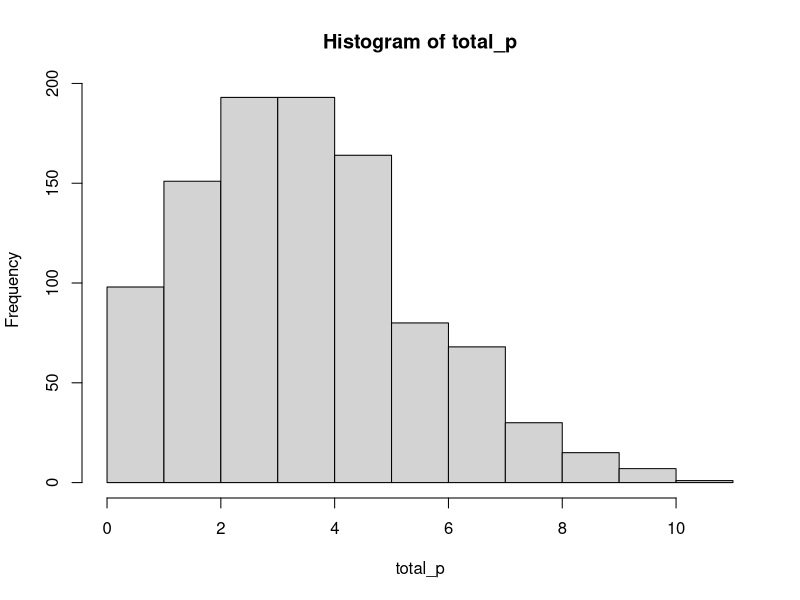
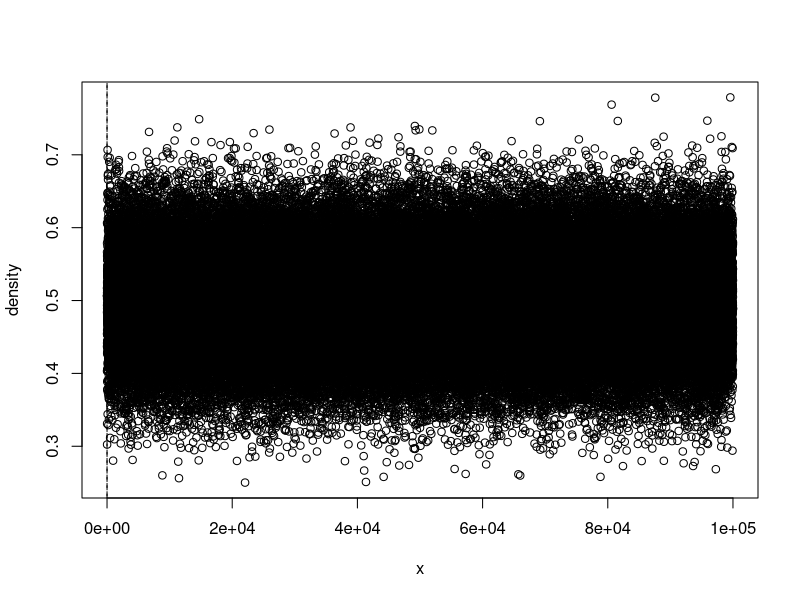
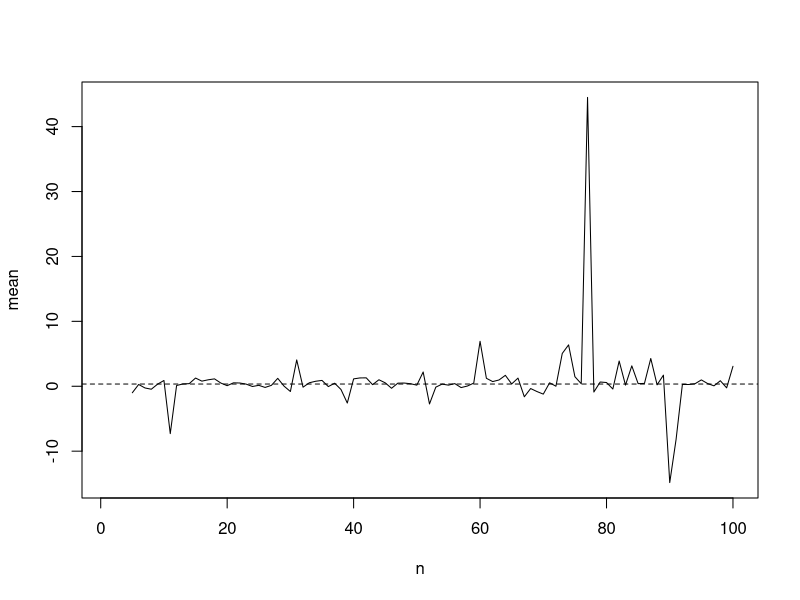

Write R code to recreate these figures, in order.
## ---- chunk 1
knitr::opts_chunk$set(echo = TRUE)
## ---- chunk 2
set.seed(26)

# get value for 2nd and 3rd gen for 1000 diff populations
for (i in 1:1000){
  second_gen_offsp <- rpois(i,2)
  for (j in length(second_gen_offsp)){
    third_gen_offsp <- rpois(j, 2)
  }
}

# get sum value for each population from 1000 diff populations
total_p <- c()
for (i in 1:1000){
  each_p <- sum(second_gen_offsp[i], third_gen_offsp[i])
  total_p <- append(total_p, each_p)
}

hist(total_p)
mean(total_p)
var(total_p)
## ---- chunk 3
set.seed(26)

n_sim = 100000
n_val = 20

u_mean = matrix(nrow = n_sim, ncol = 4)
b_mean = matrix(nrow = n_sim, ncol = 4)
u_val = c()
b_val = c()
norm_proba = c()

func = function(x) {
  return(3*x^2)
}

for (i in 1:length(n_val)) {
  n = n_val[i]
  u_val = matrix(runif(n*n_sim), nrow = n_sim, ncol = n)
  b_val = matrix(func(n*n_sim), nrow = n_sim, ncol = n)
  u_mean[, i] = apply(u_val, 1, mean)
  b_mean[, i] = apply(b_val, 1, mean)
}

plotCLT = function(avg, mean, var) {
  x_val = seq(from=0, to=1, by=0.01)
  norm_proba = dnorm(x_val, mean=mean, sd=sqrt(var))
  plot(avg, xlab="x", ylab="density")
  lines(x_val, norm_proba, type="l", lty="dashed")
}

plotCLT(avg=u_mean[, 1], mean=0.75, var=(3/(80*n_val[1])))
## ---- chunk 4
set.seed(26)

n=5:100
mean = c()
x_val = runif(n, 0, 1)
for (i in n) {
  f_val = density(dnorm(x_val, 0, 1))
  g_val = density(runif(n, 0, 1))
  mean[i] = mean(f_val$x / g_val$x)
}

plot(mean, type="l", xlab="n", ylab="mean")
I_g = pnorm(1) - pnorm(0)
abline(h=I_g, lty="dashed")
